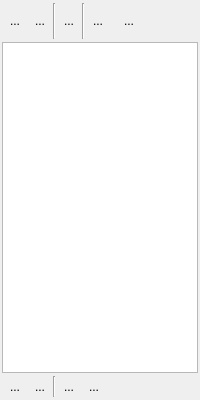
<?xml version="1.0" encoding="UTF-8"?>
<ui version="4.0">
 <class>NormalMapList</class>
 <widget class="QDialog" name="NormalMapList">
  <property name="geometry">
   <rect>
    <x>0</x>
    <y>0</y>
    <width>200</width>
    <height>400</height>
   </rect>
  </property>
  <property name="minimumSize">
   <size>
    <width>200</width>
    <height>400</height>
   </size>
  </property>
  <property name="windowTitle">
   <string>Normal Maps</string>
  </property>
  <property name="windowIcon">
   <iconset resource="Resources.qrc">
    <normaloff>:/Buttons/Icons/GenetateNormal.png</normaloff>:/Buttons/Icons/GenetateNormal.png</iconset>
  </property>
  <layout class="QVBoxLayout" name="verticalLayout">
   <property name="spacing">
    <number>2</number>
   </property>
   <property name="margin">
    <number>2</number>
   </property>
   <item>
    <widget class="QFrame" name="frame">
     <property name="sizePolicy">
      <sizepolicy hsizetype="Expanding" vsizetype="Fixed">
       <horstretch>0</horstretch>
       <verstretch>0</verstretch>
      </sizepolicy>
     </property>
     <property name="minimumSize">
      <size>
       <width>0</width>
       <height>34</height>
      </size>
     </property>
     <property name="maximumSize">
      <size>
       <width>1000</width>
       <height>16777215</height>
      </size>
     </property>
     <property name="frameShape">
      <enum>QFrame::NoFrame</enum>
     </property>
     <property name="frameShadow">
      <enum>QFrame::Raised</enum>
     </property>
     <layout class="QHBoxLayout" name="horizontalLayout">
      <property name="spacing">
       <number>1</number>
      </property>
      <property name="margin">
       <number>1</number>
      </property>
      <item>
       <widget class="QToolButton" name="SaveList">
        <property name="maximumSize">
         <size>
          <width>36</width>
          <height>36</height>
         </size>
        </property>
        <property name="text">
         <string>...</string>
        </property>
        <property name="icon">
         <iconset resource="Resources.qrc">
          <normaloff>:/Buttons/Icons/save_list.png</normaloff>:/Buttons/Icons/save_list.png</iconset>
        </property>
        <property name="iconSize">
         <size>
          <width>32</width>
          <height>32</height>
         </size>
        </property>
        <property name="autoRaise">
         <bool>true</bool>
        </property>
       </widget>
      </item>
      <item>
       <widget class="QToolButton" name="OpenList">
        <property name="maximumSize">
         <size>
          <width>36</width>
          <height>36</height>
         </size>
        </property>
        <property name="text">
         <string>...</string>
        </property>
        <property name="icon">
         <iconset resource="Resources.qrc">
          <normaloff>:/Buttons/Icons/load_list.png</normaloff>:/Buttons/Icons/load_list.png</iconset>
        </property>
        <property name="iconSize">
         <size>
          <width>32</width>
          <height>32</height>
         </size>
        </property>
        <property name="autoRaise">
         <bool>true</bool>
        </property>
       </widget>
      </item>
      <item>
       <widget class="Line" name="line_2">
        <property name="orientation">
         <enum>Qt::Vertical</enum>
        </property>
       </widget>
      </item>
      <item>
       <widget class="QToolButton" name="GenerateAll">
        <property name="maximumSize">
         <size>
          <width>36</width>
          <height>36</height>
         </size>
        </property>
        <property name="text">
         <string>...</string>
        </property>
        <property name="icon">
         <iconset resource="Resources.qrc">
          <normaloff>:/Buttons/Icons/GenetateNormal.png</normaloff>:/Buttons/Icons/GenetateNormal.png</iconset>
        </property>
        <property name="iconSize">
         <size>
          <width>32</width>
          <height>32</height>
         </size>
        </property>
        <property name="autoRaise">
         <bool>true</bool>
        </property>
       </widget>
      </item>
      <item>
       <widget class="Line" name="line_3">
        <property name="orientation">
         <enum>Qt::Vertical</enum>
        </property>
       </widget>
      </item>
      <item>
       <widget class="QToolButton" name="Help">
        <property name="maximumSize">
         <size>
          <width>36</width>
          <height>36</height>
         </size>
        </property>
        <property name="text">
         <string>...</string>
        </property>
        <property name="icon">
         <iconset resource="Resources.qrc">
          <normaloff>:/Buttons/Icons/help-browser.png</normaloff>:/Buttons/Icons/help-browser.png</iconset>
        </property>
        <property name="iconSize">
         <size>
          <width>32</width>
          <height>32</height>
         </size>
        </property>
        <property name="autoRaise">
         <bool>true</bool>
        </property>
       </widget>
      </item>
      <item>
       <widget class="QToolButton" name="About">
        <property name="minimumSize">
         <size>
          <width>36</width>
          <height>36</height>
         </size>
        </property>
        <property name="maximumSize">
         <size>
          <width>36</width>
          <height>36</height>
         </size>
        </property>
        <property name="text">
         <string>...</string>
        </property>
        <property name="icon">
         <iconset resource="Resources.qrc">
          <normaloff>:/Buttons/Icons/info-browser.png</normaloff>:/Buttons/Icons/info-browser.png</iconset>
        </property>
        <property name="iconSize">
         <size>
          <width>32</width>
          <height>32</height>
         </size>
        </property>
        <property name="autoRaise">
         <bool>true</bool>
        </property>
       </widget>
      </item>
      <item>
       <spacer name="horizontalSpacer">
        <property name="orientation">
         <enum>Qt::Horizontal</enum>
        </property>
        <property name="sizeHint" stdset="0">
         <size>
          <width>40</width>
          <height>20</height>
         </size>
        </property>
       </spacer>
      </item>
     </layout>
    </widget>
   </item>
   <item>
    <widget class="QListWidget" name="NormalList"/>
   </item>
   <item>
    <widget class="QFrame" name="frame_2">
     <property name="sizePolicy">
      <sizepolicy hsizetype="Preferred" vsizetype="Fixed">
       <horstretch>0</horstretch>
       <verstretch>0</verstretch>
      </sizepolicy>
     </property>
     <property name="minimumSize">
      <size>
       <width>0</width>
       <height>0</height>
      </size>
     </property>
     <property name="maximumSize">
      <size>
       <width>10000</width>
       <height>1000</height>
      </size>
     </property>
     <property name="frameShape">
      <enum>QFrame::NoFrame</enum>
     </property>
     <property name="frameShadow">
      <enum>QFrame::Raised</enum>
     </property>
     <layout class="QHBoxLayout" name="horizontalLayout_2">
      <property name="spacing">
       <number>1</number>
      </property>
      <property name="margin">
       <number>1</number>
      </property>
      <item>
       <widget class="QToolButton" name="Add">
        <property name="maximumSize">
         <size>
          <width>36</width>
          <height>36</height>
         </size>
        </property>
        <property name="text">
         <string>...</string>
        </property>
        <property name="icon">
         <iconset resource="Resources.qrc">
          <normaloff>:/Buttons/Icons/list-add-green.png</normaloff>:/Buttons/Icons/list-add-green.png</iconset>
        </property>
        <property name="iconSize">
         <size>
          <width>32</width>
          <height>32</height>
         </size>
        </property>
        <property name="autoRaise">
         <bool>true</bool>
        </property>
       </widget>
      </item>
      <item>
       <widget class="QToolButton" name="Remove">
        <property name="maximumSize">
         <size>
          <width>36</width>
          <height>36</height>
         </size>
        </property>
        <property name="text">
         <string>...</string>
        </property>
        <property name="icon">
         <iconset resource="Resources.qrc">
          <normaloff>:/Buttons/Icons/list-remove-red.png</normaloff>:/Buttons/Icons/list-remove-red.png</iconset>
        </property>
        <property name="iconSize">
         <size>
          <width>32</width>
          <height>32</height>
         </size>
        </property>
        <property name="autoRaise">
         <bool>true</bool>
        </property>
       </widget>
      </item>
      <item>
       <widget class="Line" name="line">
        <property name="orientation">
         <enum>Qt::Vertical</enum>
        </property>
       </widget>
      </item>
      <item>
       <widget class="QToolButton" name="GenerateSelected">
        <property name="maximumSize">
         <size>
          <width>36</width>
          <height>36</height>
         </size>
        </property>
        <property name="text">
         <string>...</string>
        </property>
        <property name="icon">
         <iconset resource="Resources.qrc">
          <normaloff>:/Buttons/Icons/media-floppy.png</normaloff>:/Buttons/Icons/media-floppy.png</iconset>
        </property>
        <property name="iconSize">
         <size>
          <width>32</width>
          <height>32</height>
         </size>
        </property>
        <property name="autoRaise">
         <bool>true</bool>
        </property>
       </widget>
      </item>
      <item>
       <widget class="QToolButton" name="EditButton">
        <property name="maximumSize">
         <size>
          <width>36</width>
          <height>36</height>
         </size>
        </property>
        <property name="text">
         <string>...</string>
        </property>
        <property name="icon">
         <iconset resource="Resources.qrc">
          <normaloff>:/Buttons/Icons/document-properties.png</normaloff>:/Buttons/Icons/document-properties.png</iconset>
        </property>
        <property name="iconSize">
         <size>
          <width>32</width>
          <height>32</height>
         </size>
        </property>
        <property name="autoRaise">
         <bool>true</bool>
        </property>
       </widget>
      </item>
      <item>
       <spacer name="horizontalSpacer_2">
        <property name="orientation">
         <enum>Qt::Horizontal</enum>
        </property>
        <property name="sizeHint" stdset="0">
         <size>
          <width>136</width>
          <height>20</height>
         </size>
        </property>
       </spacer>
      </item>
     </layout>
    </widget>
   </item>
  </layout>
 </widget>
 <layoutdefault spacing="6" margin="11"/>
 <resources>
  <include location="Resources.qrc"/>
 </resources>
 <connections/>
</ui>
